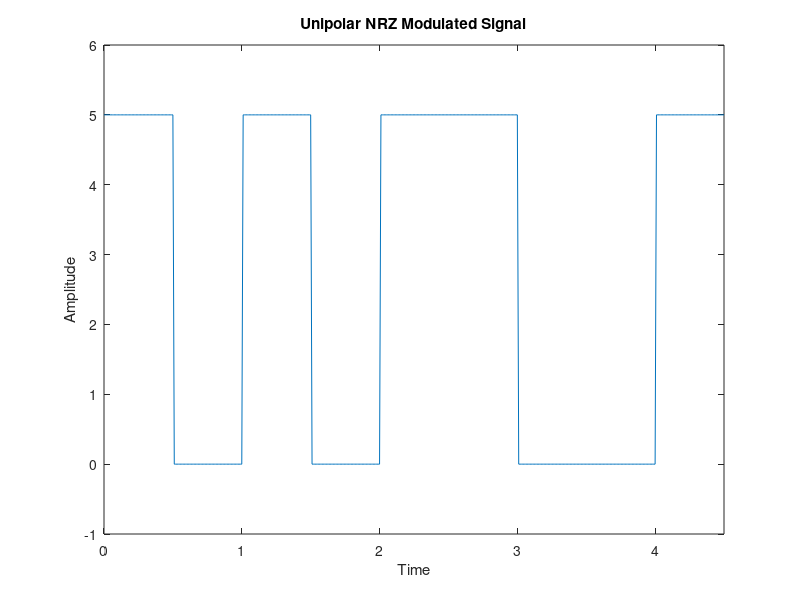

Write the MATLAB code that produced this figure.
clc;
clear all;
close all;

x = [ 1 0 1 0 1 1 0 0 1 ]

bitrate = 2;
V = 5;
F = 100;

t = 0 : 1/F: length(x)/bitrate;

## Modulation
mod = [];
index = 1;
for i = 1:length(t)
  if x(index) == 1
    mod(i) = V;   
  else
    mod(i) = 0;
  endif
  
  if bitrate*t(i) >= index
    index += 1;
  endif
endfor

## Plot Modulated Signal
plot(t, mod)
xlabel('Time')
ylabel('Amplitude')
title('Unipolar NRZ Modulated Signal')
##axes(0, length(t), -1, 6)
xlim([0, length(x)/bitrate])
ylim([-1, V+1])




## Demodulation
index = 1;
demod = [];

for i=1:length(t)
  if mod(i) == V
    demod(index) = 1;
  else
    demod(index) = 0;
  endif
  
  if t(i)*bitrate >= index
    index += 1;
  endif
endfor

demod
